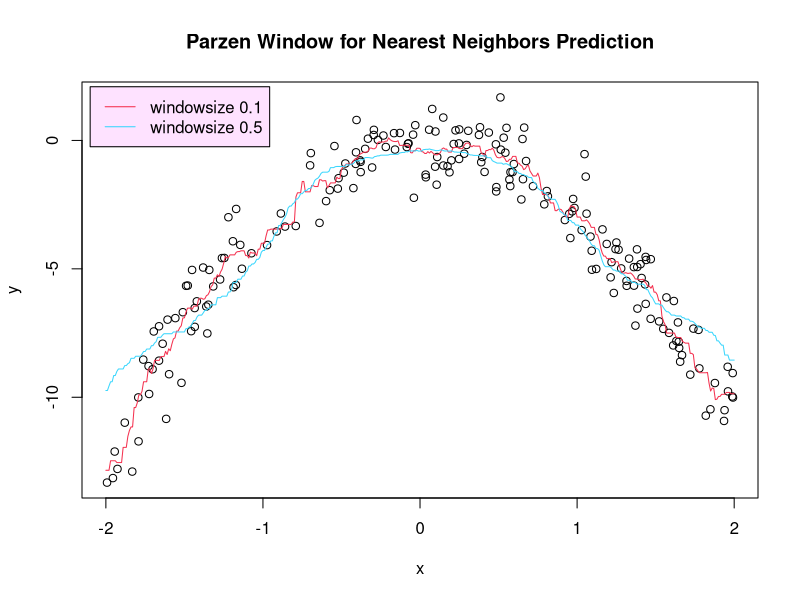

Here is the R script that generated this plot:
#_________________PART A________________________
#_______________________________________________
# Goal: Creating a function that predicts outcomes using the Nearest Neighbor and Parzen Window methods.
# inputs of the function[
#  yval: dependent variable for each data point
#  xval: independent variable for each data point
#  xpred: vector of independent variable values at which the forecast is made 
#  WindowSize: Parzen window's size]
# output of the function[
#  NNpreds: vector of predictions for each entry of the vector xpred]

PredictNearestNeighborsParzen1D = function(yval, xval, xpred, WindowSize)
{

    # First we should find a number of predictors to create output vector with the same size.
    num_xpred = length(xpred)
    NNpreds = rep(0,num_xpred)

    # the mean of the yval values corresponding to the nearest neighbors is computed and stored in the k-th position 
    # of the NNpreds vector. This process is repeated for each prediction in the xpred vector. 
    # The function returns the final NNpreds vector as its output.
    for(k in 1:num_xpred)
    {
        NN_index = which(abs(xpred[k]-xval) <= WindowSize)
        NNpreds[k] = mean(yval[NN_index])
    }
    return(NNpreds)
}

#_________________PART B________________________
#_______________________________________________
# Goal: Setting the simulated data and model.

set.seed(2022)

# Number of  observations insample
nIN = 200
# Number of  observations out-of-sample
nOOS = 200 

# min x value
x_min =-2 
# max x value
x_max = 2 
# insample independent variables
xvalIS = (x_max-x_min)*runif(nIN) + x_min
# out of sample independat variables
xvalOOS = (x_max-x_min)*runif(nOOS) + x_min

# true pattern for insample observations
fIS =  0.05 * xvalIS^5 - 3 * xvalIS^2 
# true pattern for out-of-sample observations
fOOS =  0.05 * xvalOOS^5 - 3 * xvalOOS^2 
# noisy in sample observations
yobsIS = fIS + rnorm(nIN) 
# noisy out-of-sample observations
yobsOOS = fOOS + rnorm(nOOS) 

#_________________PART C________________________
#_______________________________________________
# Goal: 1.Parzen window approach of to estimate the responses associated with a uniform grid of predictors 
# from −2 to 2 with step size 0.01. 
# 2.In one scattered plot of in-sample data and the predictions associated with the grid of predictors for D = 0.1 and D = 0.5.

plot(xvalIS,yobsIS,main='Parzen Window for Nearest Neighbors Prediction',xlab = 'x', ylab = 'y')

# Generating x of predictions
xpred <- seq(from=x_min, to=x_max, by = 0.01)

NNpreds <- PredictNearestNeighborsParzen1D(yval=yobsIS, xval=xvalIS, xpred=xpred, WindowSize=0.1)
lines(xpred, NNpreds, col='#f4314f')
NNpreds <- PredictNearestNeighborsParzen1D(yval=yobsIS, xval=xvalIS, xpred=xpred, WindowSize=0.5)
lines(xpred, NNpreds, col='#3ad6fd')

# legend("bottom", legend='blue line for window size 0.5', col='#3ad6fd')
legend(x=-2.1,y=2.09, legend=c('windowsize 0.1',  'windowsize 0.5'), col=c('#f4314f','#3ad6fd'), lty=1, bg='#fee2ff')
